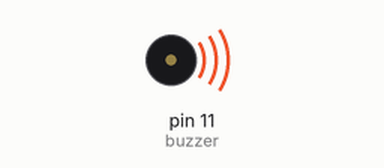
The sketch below on a simulated Arduino Uno, built with avr-gcc and run on an emulated ATmega328P. Shown: buzzer (waves = sounding).

Above: at 0.1 s.
At 107.3 s:
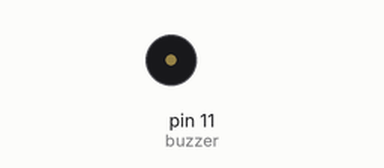
Timing chart, 0 to 108.8 s (numbered marks = the images above):
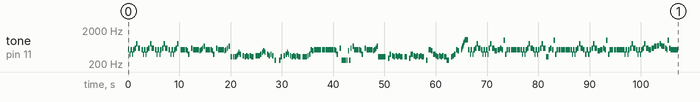

The sketch:

po_pi_po.ino
```cpp
/*
  Hatsune Miku, Po Pi Po

  Connect a piezo buzzer or speaker to pin 11 or select a new pin.

  Original program is by https://github.com/robsoncouto/arduino-songs.
  I've just used his sketch to add my own songs.

  Link to the score https://musescore.com/user/221706/scores/242886/piano-tutorial


  https://github.com/fuzzyloops :)
*/
#define NOTE_G4 392
#define NOTE_C5 523.25
#define NOTE_D5 587.33
#define NOTE_G5 783.99
#define NOTE_B5 987.77
#define NOTE_B4 493.88
#define NOTE_E5 659.255
#define NOTE_E4 329.628
#define NOTE_F4 349.23
#define NOTE_A5 880
#define NOTE_C4 261.626
#define NOTE_A4 440
#define NOTE_D4 293.665
#define NOTE_A6 1760
#define NOTE_B6 1975.53
#define NOTE_C6 1046.502
#define NOTE_F5 698.46


#define REST      0


// change this to make the song slower or faster
int tempo = 150;

// change this to whichever pin you want to use
int buzzer = 11;

int longN = 5; //long note
int xLong = 3; //Extra long note
int xxLong = 1; //Extra extra long note
int shortN = 9; //Short note
int xShort = 14; //Extra short note


// notes of the moledy followed by the duration.
// a 4 means a quarter note, 8 an eighteenth , 16 sixteenth, so on
// !!negative numbers are used to represent dotted notes,
// so -4 means a dotted quarter note, that is, a quarter plus an eighteenth!!
int melody[] = {
  /* most of the comments in this block are just me reminding myself what to do and where to look :)*/
  NOTE_C5,longN, NOTE_G4,shortN, NOTE_C5,longN, NOTE_G4,shortN, NOTE_C5,longN, NOTE_D5,longN, NOTE_G5,longN, NOTE_D5,xLong, REST,shortN,///First block
  NOTE_C5,longN, NOTE_G4,shortN, NOTE_C5,longN, NOTE_G4,shortN, NOTE_C5,longN, NOTE_D5,longN, NOTE_G5,longN, NOTE_D5,xLong, REST,shortN,///Repeat first four times
  NOTE_C5,longN, NOTE_G4,shortN, NOTE_C5,longN, NOTE_G4,shortN, NOTE_C5,longN, NOTE_D5,longN, NOTE_G5,longN, NOTE_D5,xLong, REST,shortN,
  NOTE_C5,longN, NOTE_G4,shortN, NOTE_C5,longN, NOTE_G4,shortN, NOTE_C5,longN, NOTE_D5,longN, NOTE_G5,longN, REST,longN, ///Begin po pi po
  NOTE_C5,longN, NOTE_C5,longN, NOTE_C5,longN, NOTE_C5,longN, NOTE_B4,shortN, NOTE_G4,longN, REST,longN, NOTE_D5,longN, ///Repeat constant C5
  NOTE_C5,longN, NOTE_C5,longN, NOTE_C5,longN, NOTE_C5,longN, NOTE_B4,shortN, NOTE_C5,longN, NOTE_D5,shortN, REST,shortN, NOTE_E5,longN,
  NOTE_C5,longN, NOTE_C5,longN, NOTE_C5,longN, NOTE_C5,longN, NOTE_B4,shortN, NOTE_G4,longN, REST,longN, NOTE_D5,longN,
  NOTE_C5,longN, NOTE_C5,longN, NOTE_C5,longN, NOTE_C5,longN, NOTE_B4,shortN, NOTE_C5,longN, NOTE_D5,shortN, REST,shortN, NOTE_E5,longN,
  NOTE_E4,longN, REST,shortN, NOTE_E4,shortN, REST,shortN, NOTE_E4,shortN, NOTE_E4,shortN, NOTE_F4,shortN, NOTE_G4,shortN, NOTE_A4,shortN,
  NOTE_G4,shortN, NOTE_G4,shortN, REST,longN, NOTE_F4,longN, NOTE_E4,longN, NOTE_F4,longN, NOTE_E4,longN, NOTE_F4,longN, NOTE_E4,xLong,
  REST,longN, NOTE_F4,longN, NOTE_F4,longN, NOTE_F4,longN, NOTE_G4,longN, NOTE_A4,shortN, NOTE_B4,longN, NOTE_A4,shortN, REST,longN,
  NOTE_G4,longN, NOTE_F4,longN, NOTE_G4,longN, NOTE_F4,longN, REST,shortN, NOTE_C4,longN, REST,xLong, NOTE_C4,longN, NOTE_E4,longN, ///the weird part
  REST,longN, NOTE_F4,longN, NOTE_G4,longN, NOTE_A4,shortN, NOTE_G4,shortN, REST,shortN, /**/ NOTE_F4,longN, NOTE_E4,longN, NOTE_F4,longN, NOTE_E4,longN,
  NOTE_F4,longN, NOTE_E4,xLong, REST,longN, NOTE_E4,longN, NOTE_E4,longN, NOTE_E4,longN, NOTE_F4,longN, NOTE_G4,longN, NOTE_C5,longN, NOTE_B4,longN, NOTE_C5,xxLong,
  NOTE_C5,longN, NOTE_C5,longN, NOTE_C5,shortN, NOTE_C5,shortN, NOTE_C5,shortN, NOTE_C5,shortN, NOTE_C5,longN, NOTE_C5,longN, NOTE_C5,longN, NOTE_C5,longN, NOTE_B4,shortN,
  NOTE_G4,longN, REST,longN, /*Look through this area*/ NOTE_D5,longN, NOTE_C4,longN, NOTE_C4,longN, NOTE_C4,longN, NOTE_C4,longN, NOTE_B4,shortN, NOTE_C4,longN, NOTE_D5,shortN, REST,shortN,
  NOTE_E5,longN, /**/ NOTE_C5,longN, NOTE_C5,longN, NOTE_C5,longN, NOTE_C5,longN, NOTE_B4,shortN, NOTE_G4,longN, REST,longN, NOTE_D5,longN, NOTE_C5,longN,
  NOTE_C5,longN, NOTE_C5,longN, NOTE_C5,longN, NOTE_B4,shortN, NOTE_C5,longN, NOTE_D5,shortN, NOTE_E5,longN, NOTE_E4,xxLong, REST,longN, NOTE_D4,longN, NOTE_G4,longN,
  /**/ REST,shortN, NOTE_F4,longN, NOTE_E4,longN, NOTE_F4,longN, NOTE_E4,longN, NOTE_F4,longN, NOTE_E4,xLong, REST,longN, NOTE_E4,xLong, REST,longN, NOTE_D4,longN,
  NOTE_G4,xLong, NOTE_F4,longN, NOTE_E4,longN, NOTE_F4,longN, NOTE_E4,longN, NOTE_F4,longN, NOTE_E4,xLong, /**/ REST,longN, NOTE_C4,longN, REST,shortN, NOTE_C5,xLong,
  NOTE_B4,longN, NOTE_G4,xLong, NOTE_F4,longN, NOTE_E4,longN, NOTE_F4,longN, NOTE_E4,longN, NOTE_F4,longN, NOTE_E4,xLong, NOTE_C4,xLong, REST,longN,
  NOTE_E4,longN, NOTE_F4,longN, NOTE_G4,longN, NOTE_C5,longN, NOTE_B4,longN, REST,longN, NOTE_C5,xShort, NOTE_D5,xShort, NOTE_E5,xShort, NOTE_F5,xShort, NOTE_G5,xShort,
  NOTE_A5,xShort, NOTE_B5,xShort, NOTE_C6,xShort, NOTE_C6,xLong, /* <-- weird part might need changes in hz*/ NOTE_C5,longN, NOTE_G4,shortN, NOTE_C5,longN, NOTE_G4,shortN, NOTE_C5,longN,
  NOTE_D5,longN, NOTE_G5,longN, NOTE_D5,xLong, NOTE_C5,longN, NOTE_G4,shortN, NOTE_C5,longN, NOTE_G4,shortN, NOTE_C5,longN, NOTE_G4,shortN, NOTE_D5,longN, NOTE_G5,longN, NOTE_D5,xLong,
  NOTE_B4,xLong, NOTE_C5,xLong, NOTE_D5,longN, NOTE_C5,longN, NOTE_B5,longN, NOTE_G4,longN, NOTE_C5,longN, NOTE_C5,shortN, NOTE_C5,shortN, REST,shortN, NOTE_C5,shortN, NOTE_C5,longN, NOTE_C5,longN,
  NOTE_C5,longN, NOTE_C5,shortN, NOTE_C5,shortN, NOTE_C5,longN, NOTE_C5,longN, NOTE_G4,shortN, NOTE_C5,longN, NOTE_G4,shortN, NOTE_C5,longN, NOTE_D5,longN, NOTE_G5,longN, NOTE_D5,xLong,
  NOTE_C5,longN, NOTE_G4,shortN, NOTE_C5,longN, NOTE_G4,shortN, NOTE_C5,longN, NOTE_D5,longN, NOTE_G5,longN, NOTE_D5,xLong, NOTE_E4,xLong, NOTE_C5,longN, NOTE_D5,longN, NOTE_C5,longN, NOTE_B5,longN,
  NOTE_G4,longN, NOTE_C5,longN, NOTE_C5,shortN, NOTE_C5,shortN, REST,shortN, NOTE_C5,shortN, NOTE_C5,longN, NOTE_C5,longN, NOTE_C5,longN, NOTE_C5,shortN, NOTE_C5,shortN, NOTE_C5,longN, NOTE_C5,longN,
  NOTE_G4,shortN, NOTE_C5,longN, NOTE_G4,shortN, NOTE_C5,longN, NOTE_D5,longN, NOTE_G5,longN, NOTE_D5,xLong, NOTE_C5,longN, NOTE_G4,longN, NOTE_C5,longN, NOTE_G4,longN, NOTE_C5,longN, NOTE_D5,longN,
  NOTE_G5,longN, NOTE_D5,xLong, NOTE_B4,xLong, NOTE_C5,xLong, NOTE_D5,longN, NOTE_C5,longN, NOTE_B5,longN, NOTE_G4,longN, NOTE_C5,longN, NOTE_C5,shortN, NOTE_C5,shortN, REST,shortN, NOTE_C5,shortN,
  NOTE_C5,longN, NOTE_C5,longN, NOTE_C5,longN, NOTE_C5,shortN, NOTE_C5,shortN, NOTE_C5,longN, NOTE_C5,longN, NOTE_G4,shortN, NOTE_C5,longN, NOTE_G4,shortN, NOTE_C5,longN, NOTE_D5,longN, NOTE_G5,longN,
  NOTE_D5,xLong, NOTE_C5,longN, NOTE_G4,shortN, NOTE_C5,longN, NOTE_G4,shortN, NOTE_C5,longN, NOTE_D5,longN, NOTE_G5,longN, NOTE_D5,xLong, NOTE_C5,xLong, NOTE_D5,xLong, NOTE_E5,xLong, NOTE_F5,xLong, NOTE_G5,longN,
  NOTE_F5,shortN, NOTE_E5,xLong, NOTE_D5,longN, NOTE_C5,shortN, NOTE_B5,longN, NOTE_D5,longN, NOTE_C5,xxLong,


};

// sizeof gives the number of bytes, each int value is composed of two bytes (16 bits)
// there are two values per note (pitch and duration), so for each note there are four bytes
int notes = sizeof(melody) / sizeof(melody[0]) / 2;

// this calculates the duration of a whole note in ms
int wholenote = (60000 * 4) / tempo;

int divider = 0, noteDuration = 0;

void setup() {
  // iterate over the notes of the melody.
  // Remember, the array is twice the number of notes (notes + durations)
  for (int thisNote = 0; thisNote < notes * 2; thisNote = thisNote + 2) {

    // calculates the duration of each note
    divider = melody[thisNote + 1];
    if (divider > 0) {
      // regular note, just proceed
      noteDuration = (wholenote) / divider;
    } else if (divider < 0) {
      // dotted notes are represented with negative durations!!
      noteDuration = (wholenote) / abs(divider);
      noteDuration *= 1.5; // increases the duration in half for dotted notes
    }

    // we only play the note for 90% of the duration, leaving 10% as a pause
    tone(buzzer, melody[thisNote], noteDuration * 0.9);

    // Wait for the specief duration before playing the next note.
    delay(noteDuration);

    // stop the waveform generation before the next note.
    noTone(buzzer);
  }
}

void loop() {
  // no need to repeat the melody.
}
```
